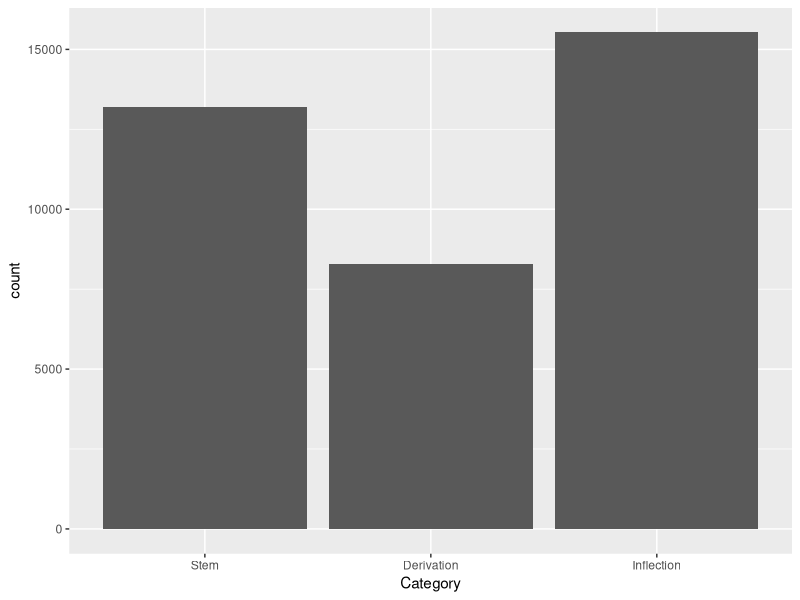
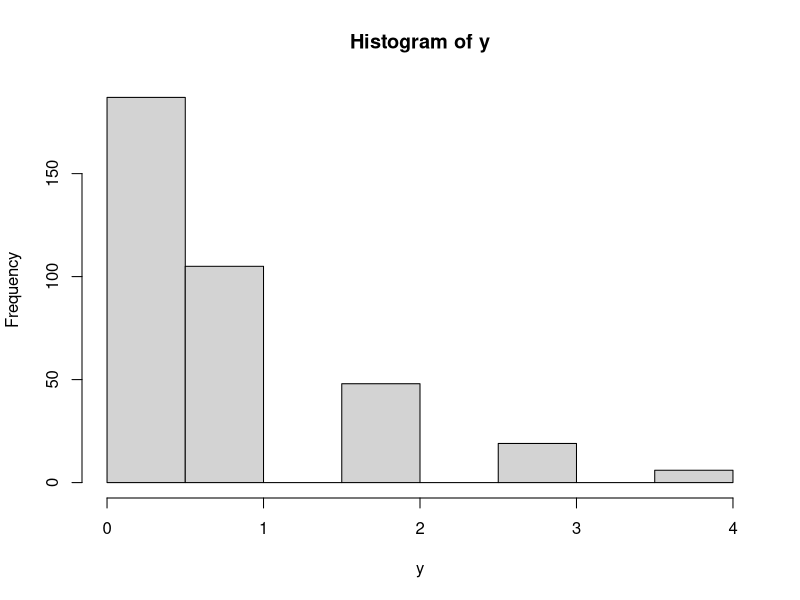
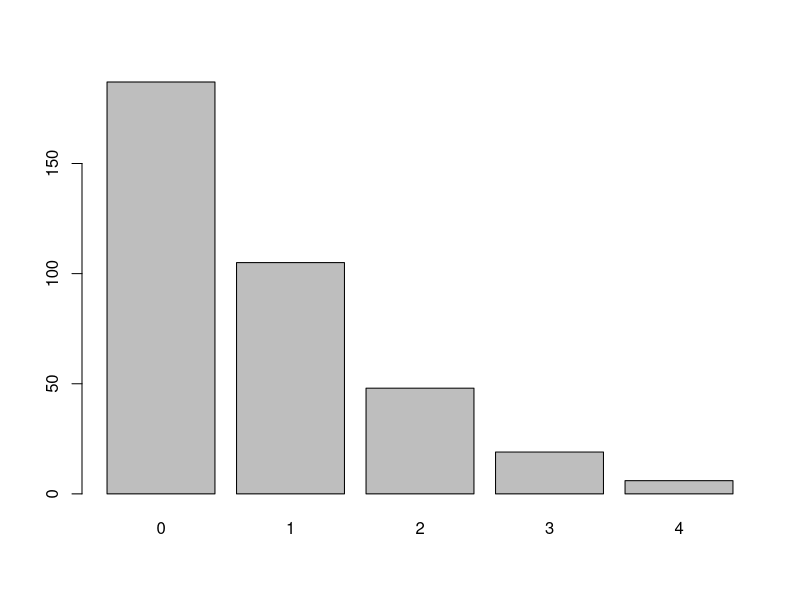
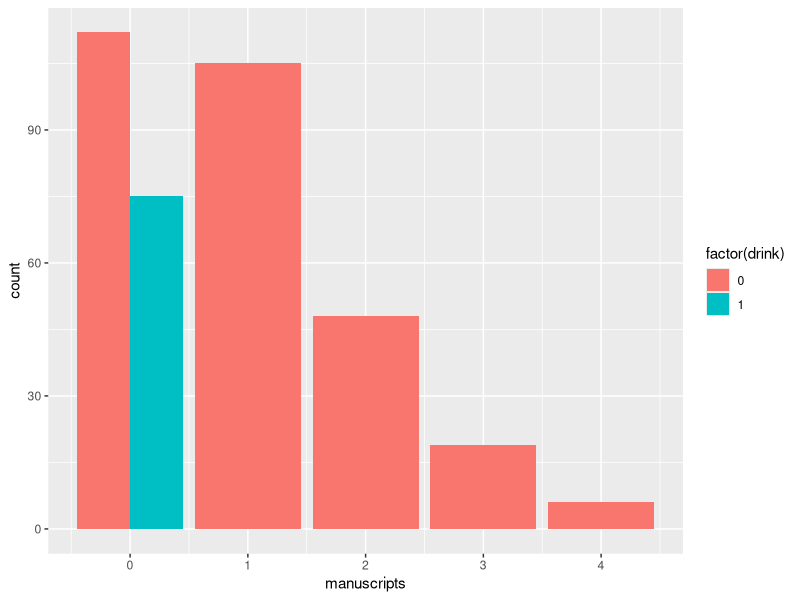
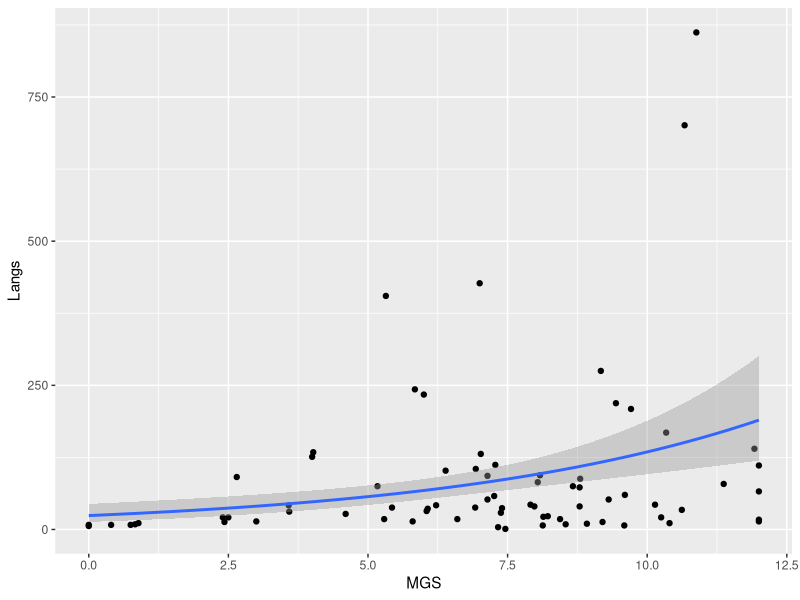
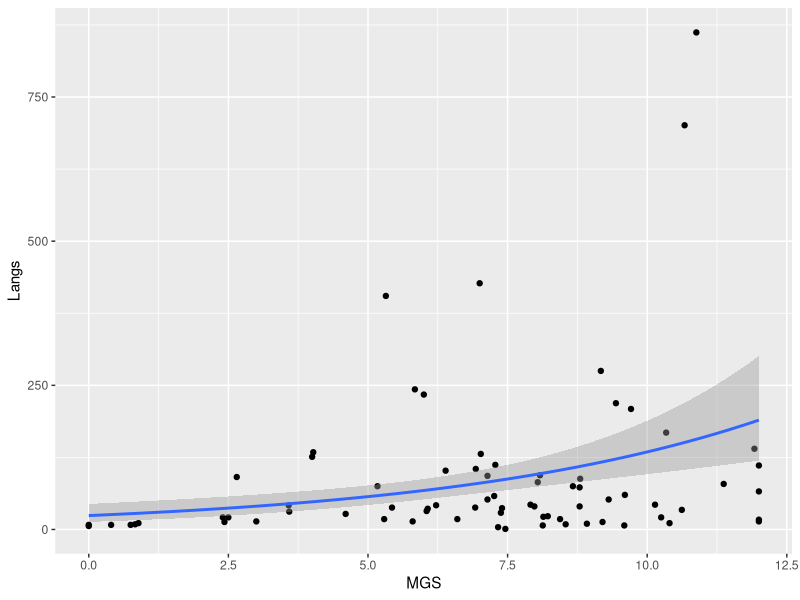
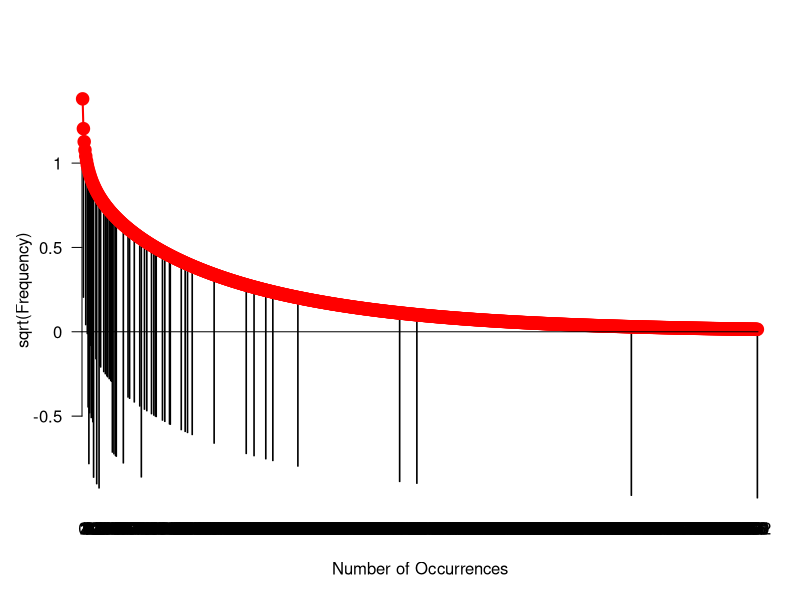
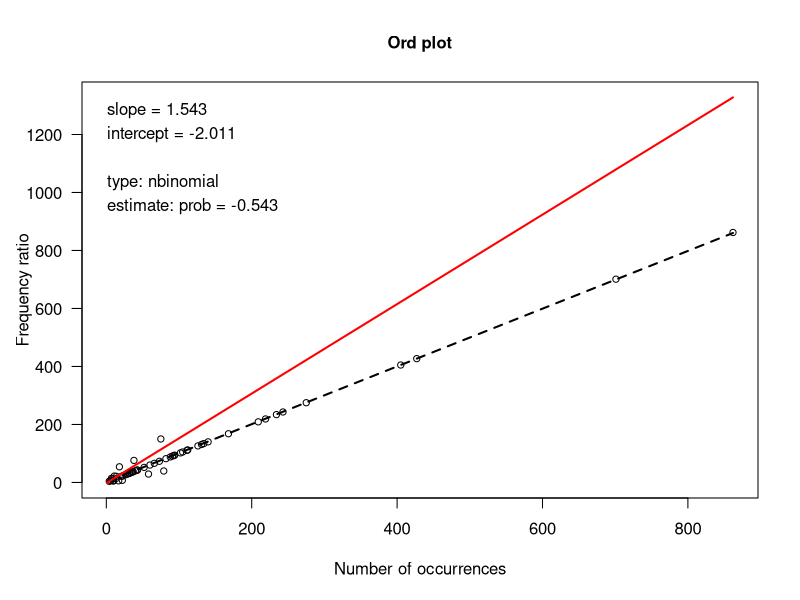

R code for these plots, in order:
########################
# Modeling count data  #
########################



# libraries ---------------------------------------------------------------

library(tidyverse)
library(glmmTMB)
library(MASS)
library(pscl)
library(effects)
library(vcd)
library(car)
library(readxl)


### OVERDISPERSION ###

# "Overdispersion describes the observation that variation is higher than 
# would be expected. Some distributions do not have a parameter to fit 
# variability of the observation. For example, the normal distribution 
# does that through the parameter $\sigma$ (i.e. the standard deviation of 
# the model), which is constant in a typical regression. 
# In contrast, the Poisson distribution has no such parameter, 
# and in fact the variance increases with the mean (i.e. the variance 
# and the mean have the same value)."
# (http://biometry.github.io/APES//LectureNotes/2016-JAGS/Overdispersion/OverdispersionJAGS.html)

# get 100 * 200 Poisson-distributed samples

set.seed(1985)
random_pois <- lapply(9:50, function(i) rpois(n = 200, lambda = 10))

# 


# fake data ---------------------------------------------------------------
# (adapted from https://aosmith.rbind.io/2019/03/06/lots-of-zeros/)

# simulate data with a single, continuous independent variable

set.seed(16)
x <- runif(200, 5, 10) # simulate explanatory variable
b0 <- 1 # set value of intercept
b1 <- 0.25 # set value of slope
means <- exp(b0 + b1*x) # calculate true means
theta <- 0.25 # true theta


# simulate data from the negative binomial distribution
y <- rnbinom(200, mu = means, size = theta)


# fit negative binomial model
fit1 <- glm.nb(y ~ x)

# check for excess zeros:
# how many zeros are in the data?
sum(y == 0)

# How many zeros does the model predict?
preds <- predict(fit1, type = "response") # estimated means
esttheta <- summary(fit1)$theta # estimated theta
prop0 <- dnbinom(x = 0, mu = preds, size = esttheta )
round(sum(prop0))

# fit Poisson model instead
fit2 <- glm(y ~ x, family = poisson)
sum(y == 0)

# how many zeros does the model predict?
round( sum( dpois(x = 0,
                  lambda = predict(fit2, type = "response") ) ) )  # 0!



# spelling errors data ----------------------------------------------------

dat <- read_xlsx("../data/errors_data.xlsx")

# improve column names
colnames(dat) <- gsub(" ", "_", colnames(dat))

# English names for categories
dat$Category <- case_when(dat$Kategorie_grob=="Stamm" ~ "Stem",
                            dat$Kategorie_grob=="Derivation" ~ "Derivation",
                            dat$Kategorie_grob=="Flexion" ~ "Inflection")

dat$Category <- factor(dat$Category, levels = c("Stem", "Derivation", "Inflection"))

# visualize
ggplot(dat, aes(x = Category)) + geom_bar()



# fake data ---------------------------------------------------------------

# from McElreath (2021: 378)

# define parameters
prob_drink <- 0.2 # 20% of days
rate_work <- 1 # average 1 manuscript per day

# sample one year of production
N <- 365

# simulate days on which the monks drink
set.seed(365)
drink <- rbinom(N, 1, prob_drink)

# simulate number of completed manuscripts
y <- (1-drink)*rpois(N, rate_work)

# visualize
hist(y)
table(y) %>% barplot() # many days on which the monks produce 0 manuscripts!

# zero-inflated Poisson model:

# dataframe 
monks <- tibble(drink = drink,
       manuscripts = y)

ggplot(monks, aes(x = manuscripts, fill = factor(drink), group = factor(drink))) + geom_bar(position = "dodge")

m_monks <- zeroinfl(manuscripts ~ factor(drink), data = monks)
summary(m_monks)

# data --------------------------------------------------------------------

d <- read_csv("../data/nettle_1999_climate.csv")




# visualization -----------------------------------------------------------

# visualize data to show
# distributions

ggplot(d, aes(x = MGS, y = Langs)) +
  geom_point() + geom_smooth(method = MASS::glm.nb)



# fit model
m <- glm.nb(Langs ~ MGS + offset(Area), data = d)

# model summary
summary(m)


# compare with model without MGS
m0 <- glm.nb(Langs ~ 1 + offset(Area), data = d)
anova(m, m0)

# model assumptions:
# NB models assume that
# the conditional means are not equal 
# to the conditional variances

m_pois <- glm(Langs ~ MGS + offset(Area), family = "poisson", data = d)

# likelihood ratio test comparing the Poisson
# model and the negative binomial model:

pchisq(2*(logLik(m) - logLik(m_pois)), df = 3, lower.tail = F)

# estimated chi-squared value:
2*(logLik(m) - logLik(m_pois))




# plot
ggplot(d, aes(x = MGS, y = Langs)) +
  geom_point() + geom_smooth(method = MASS::glm.nb)



# model diagnostics -------------------------------------------------------

# observed vs. fitted frequencies
fit <- goodfit(d$Langs, type = "nbinomial")
summary(fit)
rootogram(fit)

Ord_plot(d$Langs, type = "nbinomial")
anova(m, test = "Chisq")

# check for influential datapoints
influencePlot(m)
